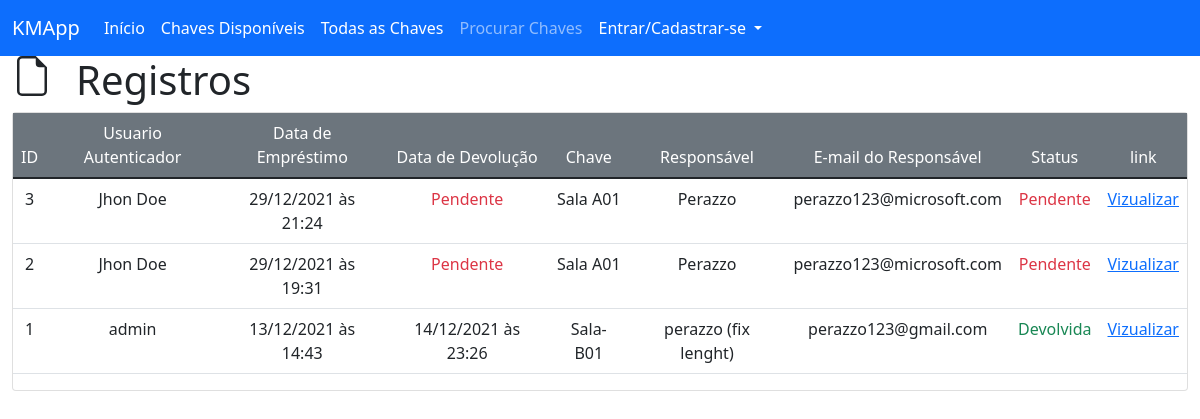
/view/registries, run on an earlier commit of the app's database.
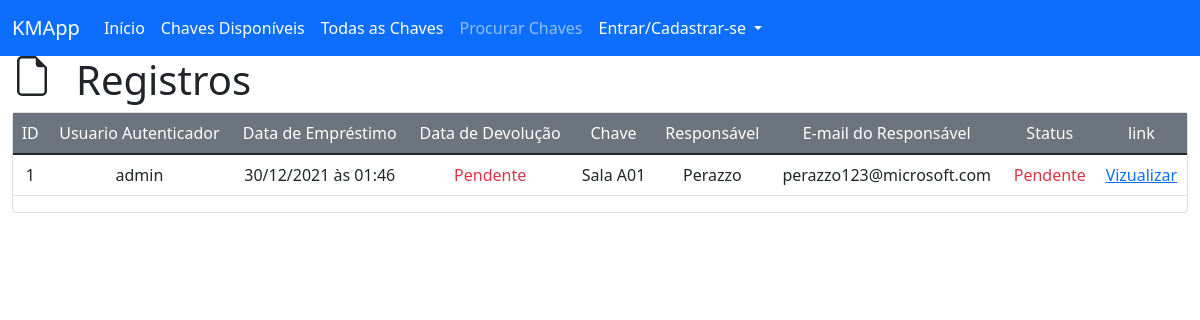
And on a later commit of the database.
### key_manager/models/registry.py (models this page shows, shortened)
class Registry(db.Model):
    __tablename__ = 'registries'
    id = db.Column(db.Integer, primary_key=True)
    user_id = db.Column(db.Integer, db.ForeignKey('users.id'), nullable=False)
    key_loan_date = db.Column(db.DateTime, nullable=False, default=datetime.utcnow)
    key_return_date = db.Column(db.DateTime, nullable=True)
    key_id = db.Column(db.Integer, db.ForeignKey('keys.id'), nullable=False)
    holder_name = db.Column(db.String(100), nullable=False)
    holder_email = db.Column(db.String(100), nullable=True)

### key_manager/models/user.py (models this page shows, shortened)
class User(db.Model):
    __tablename__ = 'users'
    id = db.Column(db.Integer, primary_key=True)
    name = db.Column(db.String(100), unique=False, nullable=False)
    username = db.Column(db.String(100), unique=True, nullable=False)
    email = db.Column(db.String(100), unique=True, nullable=False)
    phone = db.Column(db.String(20), nullable=True)
    password = db.Column(db.String(100), unique=True, nullable=False)
    creation_date = db.Column(db.DateTime, nullable=False, default=datetime.utcnow)
    '''
        Usertype pode ser Três master possui todas as permissões,
        E admin possui menos permissões e normal não possui permissões
    '''
    usertype = db.Column(db.String(6), default="normal")

### key_manager/models/key.py (models this page shows, shortened)
class Key(db.Model):
    __tablename__ = 'keys'
    id = db.Column(db.Integer, primary_key=True)
    key_category_id = db.Column(db.Integer, db.ForeignKey("categories.id"))
    key_avaliable = db.Column(db.Boolean, default=True)
    name = db.Column(db.String(100), unique=False, nullable=False)
    slug = db.Column(db.String(100), unique=True, nullable=False)
    creation_date = db.Column(db.DateTime, nullable=False, default=datetime.utcnow)

### key_manager/routes/views.py (the view)
@view.route("/registries")
def viewAllRegistries():
    registries = Registry.query.order_by(Registry.key_loan_date.desc()).all()
    key = Key.query
    user = User.query
    return render_template("view/registries.html", registries=registries, key=key, user=user, hidden_footer=True, title="Registros")

### key_manager/templates/view/registries.html
{% extends 'base.html' %}
{% block content %}
<div class="row">
    <svg xmlns="http://www.w3.org/2000/svg" width="40" height="40" fill="currentColor" class="bi bi-file-earmark col-auto" viewBox="0 0 16 16">
        <path d="M14 4.5V14a2 2 0 0 1-2 2H4a2 2 0 0 1-2-2V2a2 2 0 0 1 2-2h5.5L14 4.5zm-3 0A1.5 1.5 0 0 1 9.5 3V1H4a1 1 0 0 0-1 1v12a1 1 0 0 0 1 1h8a1 1 0 0 0 1-1V4.5h-2z"/>
    </svg>
    <h1 class="col-auto">Registros</h1>
</div>
<div class="card">
    <div class="car-body">
        <table class="table">
            <thead class="bg-secondary text-white">
                <tr>
                    <td class="col-auto text-center">ID</td>
                    <td class="col-auto text-center">Usuario Autenticador</td>
                    <td class="col-auto text-center">Data de Empréstimo</td>
                    <td class="col-auto text-center">Data de Devolução</td>
                    <td class="col-auto text-center">Chave</td>
                    <td class="col-auto text-center">Responsável</td>
                    <td class="col-auto text-center">E-mail do Responsável</td>
                    <td class="col-auto text-center">Status</td>
                    <td class="col-auto text-center">link</td>
                </tr>
            </thead>
            <tbody>
                {% for registry in registries %}
                <tr>
                    <td class="col-auto text-center">{{ registry.id }}</td>
                    <td class="col-auto text-center">{{ user.filter_by(id=registry.user_id).first().username }}</td>
                    <td class="col-auto text-center">{{ registry.key_loan_date.strftime("%d/%m/%Y às %H:%M") }}</td>
                    <td class="col-auto text-center">
                        {% if registry.key_return_date == none %}
                        <span class="text-danger">Pendente</span>
                        {% else %}
                        {{ registry.key_return_date.strftime("%d/%m/%Y às %H:%M") }}
                        {% endif %}
                    </td>
                    <td class="col-auto text-center">{{ key.filter_by(id=registry.key_id).first().name }}</td>
                    <td class="col-auto text-center">{{ registry.holder_name }}</td>
                    <td class="col-auto text-center">{{ registry.holder_email }}</td>
                    <td class="col-auto text-center">
                        {% if registry.key_return_date == none %}
                        <span class="text-danger">Pendente</span>
                        {% else %}
                        <span class="text-success">Devolvida</span>
                        {% endif %}
                    </td>
                    <td class="col-auto text-center"><a href="{{url_for('view.viewReg', reg_id=registry.id)}}">Vizualizar</a></td>
                </tr>
            {% endfor %}
            </tbody>
        </table>
    </div>
</div>
{% endblock %}

What changed in the data, as far as the page shows it:
removed Registry: id "3", key_loan_date "29/12/2021 às 21:24", shows "Pendente", filter_by "Sala A01", holder_name "Perazzo", holder_email "perazzo123@microsoft.com"
removed User: filter_by "Jhon Doe"
removed Registry: id "2", key_loan_date "29/12/2021 às 19:31", shows "Pendente", filter_by "Sala A01", holder_name "Perazzo", holder_email "perazzo123@microsoft.com"
no longer on this page (row edited): Key: filter_by "Sala-B01"
changed Registry id 1: key_loan_date "13/12/2021 às 14:43" → "30/12/2021 às 01:46"; filter_by (not shown) → "Sala A01"; holder_name "perazzo (fix lenght)" → "Perazzo"; holder_email "perazzo123@gmail.com" → "perazzo123@microsoft.com"; key_return_date "14/12/2021 às 23:26" → (not shown); key_return_date "Devolvida" → "Pendente Pendente"
